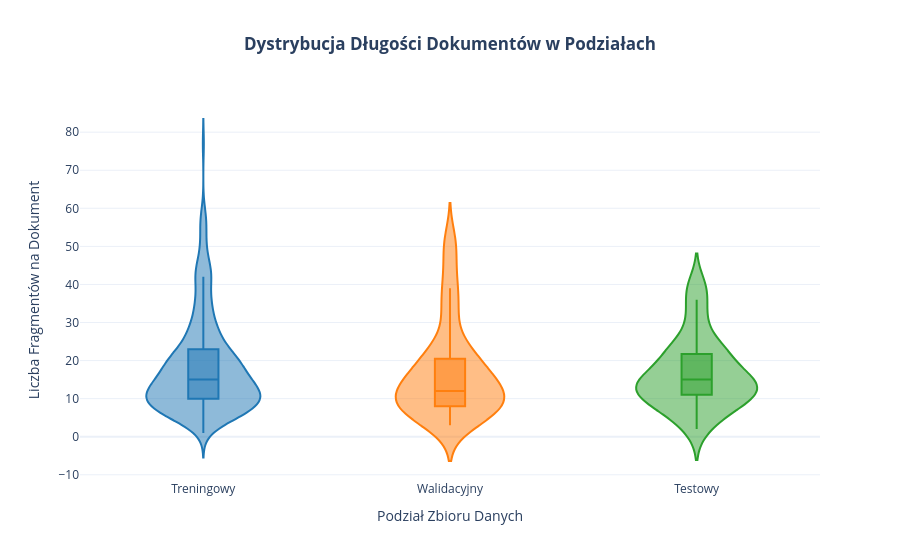

The code cell stored with this chart in its notebook:
### Markdown cell above
#### **2.1. Dystrybucja Długości Dokumentów**

Wizualnie sprawdzamy i porównujemy rozkład długości dokumentów (tj. na ile fragmentów każdy dokument został podzielony) w poszczególnych zbiorach.

### Code cell
# --- Przygotuj dane do wykresu ---
doc_chunk_counts = Counter(full_dataset['doc_id'])

length_df = pd.DataFrame({
    "doc_id": list(doc_chunk_counts.keys()),
    "chunk_count": list(doc_chunk_counts.values())
})

# Przypisz każdy dokument do jego oryginalnego podziału
train_docs = set(dataset['train'].unique("doc_id"))
val_docs = set(dataset['validation'].unique("doc_id"))
test_docs = set(dataset['test'].unique("doc_id"))

def get_split(doc_id):
    if doc_id in train_docs:
        return "Treningowy"
    if doc_id in val_docs:
        return "Walidacyjny"
    return "Testowy"

length_df['split'] = length_df['doc_id'].apply(get_split)

fig = px.violin(
    length_df,
    x="split",
    y="chunk_count",
    color="split",
    box=True,
    points=False,
    labels={
        "split": "Podział Zbioru Danych",
        "chunk_count": "Liczba Fragmentów na Dokument"
    },
    title="<b>Dystrybucja Długości Dokumentów w Podziałach</b>",
    color_discrete_map={
        "Treningowy": "#1f77b4",
        "Walidacyjny": "#ff7f0e",
        "Testowy": "#2ca02c"
    }
)

fig.update_layout(
    title_x=0.5,
    showlegend=False
)

fig.show()

### Figure 1 — Plotly figure (JSON) as saved in the notebook; plotly's stock layout.template omitted (floating-point values rounded to 4 significant figures; data arrays with more than 128 entries replaced by an {"elided": "..."} marker saying what was removed)
{"data": [{"alignmentgroup": "True", "box": {"visible": true}, "hovertemplate": "Podział Zbioru Danych=%{x}<br>Liczba Fragmentów na Dokument=%{y}<extra></extra>", "legendgroup": "Treningowy", "marker": {"color": "#1f77b4"}, "name": "Treningowy", "offsetgroup": "Treningowy", "orientation": "v", "points": false, "scalegroup": "True", "showlegend": true, "type": "violin", "x": {"elided": "314 str values"}, "x0": " ", "xaxis": "x", "y": {"elided": "314 int values"}, "y0": " ", "yaxis": "y"}, {"alignmentgroup": "True", "box": {"visible": true}, "hovertemplate": "Podział Zbioru Danych=%{x}<br>Liczba Fragmentów na Dokument=%{y}<extra></extra>", "legendgroup": "Walidacyjny", "marker": {"color": "#ff7f0e"}, "name": "Walidacyjny", "offsetgroup": "Walidacyjny", "orientation": "v", "points": false, "scalegroup": "True", "showlegend": true, "type": "violin", "x": ["Walidacyjny", "Walidacyjny", "Walidacyjny", "Walidacyjny", "Walidacyjny", "Walidacyjny", "Walidacyjny", "Walidacyjny", "Walidacyjny", "Walidacyjny", "Walidacyjny", "Walidacyjny", "Walidacyjny", "Walidacyjny", "Walidacyjny", "Walidacyjny", "Walidacyjny", "Walidacyjny", "Walidacyjny", "Walidacyjny", "Walidacyjny", "Walidacyjny", "Walidacyjny", "Walidacyjny", "Walidacyjny", "Walidacyjny", "Walidacyjny", "Walidacyjny", "Walidacyjny", "Walidacyjny", "Walidacyjny", "Walidacyjny", "Walidacyjny", "Walidacyjny", "Walidacyjny", "Walidacyjny", "Walidacyjny", "Walidacyjny", "Walidacyjny", "Walidacyjny"], "x0": " ", "xaxis": "x", "y": [14, 33, 5, 12, 16, 16, 18, 11, 12, 49, 19, 52, 6, 24, 39, 35, 20, 9, 43, 11, 12, 7, 16, 20, 23, 7, 8, 5, 16, 12, 5, 27, 21, 3, 12, 7, 10, 8, 6, 11], "y0": " ", "yaxis": "y"}, {"alignmentgroup": "True", "box": {"visible": true}, "hovertemplate": "Podział Zbioru Danych=%{x}<br>Liczba Fragmentów na Dokument=%{y}<extra></extra>", "legendgroup": "Testowy", "marker": {"color": "#2ca02c"}, "name": "Testowy", "offsetgroup": "Testowy", "orientation": "v", "points": false, "scalegroup": "True", "showlegend": true, "type": "violin", "x": ["Testowy", "Testowy", "Testowy", "Testowy", "Testowy", "Testowy", "Testowy", "Testowy", "Testowy", "Testowy", "Testowy", "Testowy", "Testowy", "Testowy", "Testowy", "Testowy", "Testowy", "Testowy", "Testowy", "Testowy", "Testowy", "Testowy", "Testowy", "Testowy", "Testowy", "Testowy", "Testowy", "Testowy", "Testowy", "Testowy", "Testowy", "Testowy", "Testowy", "Testowy", "Testowy", "Testowy", "Testowy", "Testowy", "Testowy"], "x0": " ", "xaxis": "x", "y": [11, 6, 19, 22, 3, 36, 16, 32, 21, 18, 11, 23, 39, 15, 7, 9, 16, 24, 30, 23, 16, 7, 15, 25, 21, 7, 12, 40, 14, 12, 12, 13, 11, 2, 11, 15, 9, 12, 14], "y0": " ", "yaxis": "y"}], "layout": {"legend": {"title": {"text": "Podział Zbioru Danych"}, "tracegroupgap": 0}, "showlegend": false, "title": {"text": "<b>Dystrybucja Długości Dokumentów w Podziałach</b>", "x": 0.5}, "violinmode": "overlay", "xaxis": {"anchor": "y", "categoryarray": ["Treningowy", "Walidacyjny", "Testowy"], "categoryorder": "array", "domain": [0, 1], "title": {"text": "Podział Zbioru Danych"}}, "yaxis": {"anchor": "x", "domain": [0, 1], "title": {"text": "Liczba Fragmentów na Dokument"}}}}
